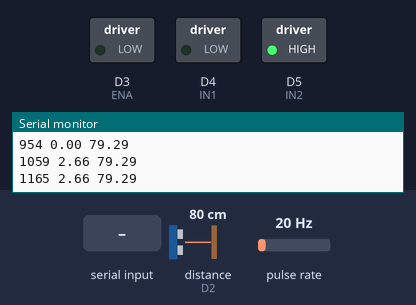
Recording of a sketch running on a simulated ESP8266 (NodeMCU). Parts: switched loads named in the sketch (green lamp = pin HIGH), the last lines printed to the serial monitor. Wiring (inferred from the names in the program): ultrasonic range finder: trigger D1; echo D2; pulse sensor: data D7. The inputs (shaded band) are chosen by the test bench; at power-on: distance to the obstacle (sensor on D2) 80 cm, pulse rate 20 Hz. The echo pulse lasts 58.3 µs per cm; pins used as bus, display or sensor lines are not drawn.

Above: at 1.2 s.
1.3 s: "90,45\n" received over Serial
At 3.5 s:
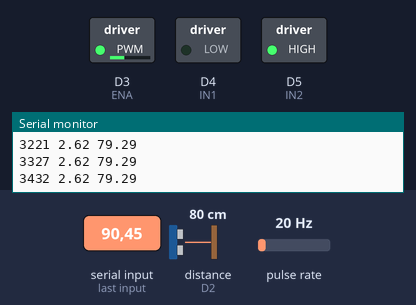
3.8 s: "30,150\n" received over Serial
At 5.8 s:
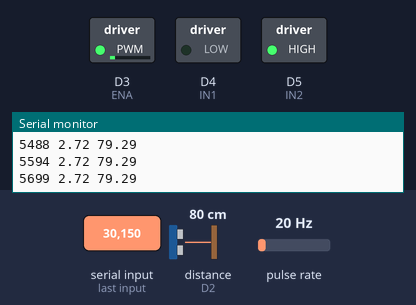
6.3 s: "200\n" received over Serial
At 8.1 s:
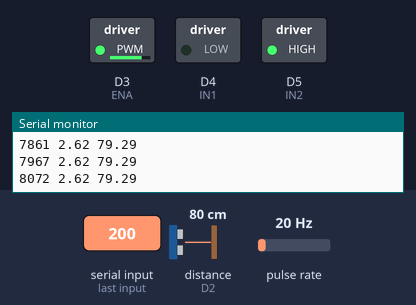
8.8 s: "90\n" received over Serial
At 10.4 s:
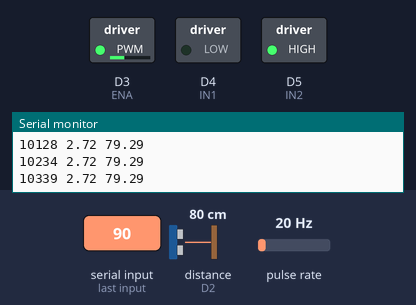
Timing chart, 0 to 11.9 s (numbered marks = the images above; inputs shaded):
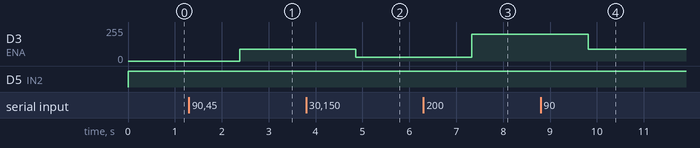

The sketch:

sketch_sep6a.ino
```cpp
// Define the pins for the ultrasonic sensor
#define TRIG_PIN D1  // Trigger pin connected to D1
#define ECHO_PIN D2  // Echo pin connected to D2

// Define the pin for the flow rate sensor
#define FLOW_SENSOR_PIN D7  // Flow rate sensor signal pin connected to D7

// Variables for flow rate calculation
volatile int pulseCount = 0;     // Count the number of pulses from the flow sensor
float flowRate = 0.0;            // Flow rate in liters per minute (L/min)
unsigned long oldTime = 0;       // Time tracking for flow rate calculation
int pump_v = 0;
void IRAM_ATTR pulseCounter() {
  pulseCount++;  // Increment pulse count whenever an interrupt occurs
}

// Variable to store the duration and distance
long duration;
float distance;


// Define the pins for the motor control
#define ENA D3  // ENA pin connected to D3
#define IN1 D4  // IN1 pin connected to D4
#define IN2 D5  // IN2 pin connected to D5

void setup() {


// Set the flow sensor pin as input
  pinMode(FLOW_SENSOR_PIN, INPUT);

  // Attach an interrupt to the flow sensor pin on the rising edge
  attachInterrupt(digitalPinToInterrupt(FLOW_SENSOR_PIN), pulseCounter, RISING);

  // Initialize variables
  oldTime = millis();


   Serial.begin(9600);

  // Set the ultrasonic sensor pins as output and input
  pinMode(TRIG_PIN, OUTPUT);
  pinMode(ECHO_PIN, INPUT);

  // Set the motor control pins as output
  pinMode(ENA, OUTPUT);
  pinMode(IN1, OUTPUT);
  pinMode(IN2, OUTPUT);

  // Initialize motor to stop
  stopMotor();
}

void loop() {

 // Measure flow rate once every second
  if ((millis() - oldTime) > 1000) {
    // Detach the interrupt while processing the pulse count
    detachInterrupt(digitalPinToInterrupt(FLOW_SENSOR_PIN));

    // Calculate the flow rate in liters per minute (L/min)
    flowRate = ((1000.0 / (millis() - oldTime)) * pulseCount) / 7.5;  // 7.5 is the calibration factor for YF-S201 sensor

    // Print the flow rate to the serial monitor
    // Serial.print("Flow rate: ");
    // Serial.print(flowRate);
    // Serial.println(" L/min");

    // Reset the pulse count and time
    pulseCount = 0;
    oldTime = millis();

    // Re-attach the interrupt
    attachInterrupt(digitalPinToInterrupt(FLOW_SENSOR_PIN), pulseCounter, RISING);}

// Measure distance using ultrasonic sensor
  measureDistance();
  if (Serial.available()){
  pump_v = Serial.readString().toInt();
  }
  // Print the distance to the serial monitor
  // Serial.print("Distance: ");
  // Serial.print(distance);
  // Serial.println(" cm");
  String currentTime = String(millis());
  String output = currentTime + " " + String(flowRate) + " " + String(distance) ;
  Serial.println(output);

  // Delay before the next reading
   // Adjust delay as needed

  // Example: Run motor backward at 50% speed for 3 seconds
  runMotorBackward(pump_v); // PWM value for 50% speed

  delay(100);           // Run for 3 seconds
  // // Stop motor for 2 seconds
  // stopMotor();
  // delay(2000);
}

void measureDistance() {
  // Clear the trigger pin
  digitalWrite(TRIG_PIN, LOW);
  delayMicroseconds(2);

  // Send a 10 microsecond pulse to trigger pin
  digitalWrite(TRIG_PIN, HIGH);
  delayMicroseconds(10);
  digitalWrite(TRIG_PIN, LOW);

  // Read the echo pin, return the sound wave travel time in microseconds
  duration = pulseIn(ECHO_PIN, HIGH);

  // Calculate the distance (speed of sound is 343 m/s or 0.034 cm/us)
  distance = (duration * 0.034) / 2;  // Divide by 2 for round-trip distance

}

// Function to run motor backward
void runMotorBackward(int speed) {
  analogWrite(ENA, speed);  // Set speed (0-255)
  digitalWrite(IN1, LOW);   // IN1 low
  digitalWrite(IN2, HIGH);  // IN2 high
}

// Function to stop the motor
void stopMotor() {
  analogWrite(ENA, 0);      // Disable speed
  digitalWrite(IN1, LOW);   // IN1 low
  digitalWrite(IN2, LOW);   // IN2 low
}
```

Measured:
- after the input at 1.3 s, D3 (ENA): 0/255 → 90/255 after 1.1 s
- after the input at 3.8 s, D3 (ENA): 90/255 → 30/255 after 1.1 s
- after the input at 6.3 s, D3 (ENA): 30/255 → 200/255 after 1.0 s
- after the input at 8.8 s, D3 (ENA): 200/255 → 90/255 after 1.0 s
